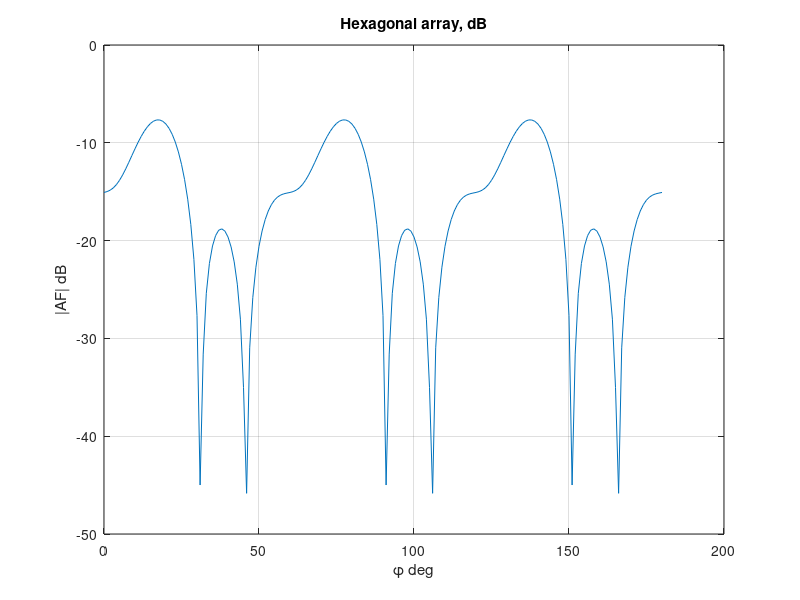

Write MATLAB code to recreate this figure.
% Hexagonal array
% Dense element packing

rings = 2;
pos = [0 0];
for ring = 1:rings
    for s = 0:5
        an = pi/3*s;
        for m = 1:ring
            rr = m/ring;
            pos(end+1,:) = ring*[cos(an) sin(an)] + rr*[cos(an+pi/2) sin(an+pi/2)];
        end
    end
end
ph2 = 0:1:180;
AFh = zeros(1, numel(ph2));
for ip = 1:numel(ph2)
    th0 = ph2(ip)*pi/180;
    s = 0;
    for n = 1:size(pos,1)
        s = s + exp(1i*2*pi*(pos(n,1)*cos(th0) + pos(n,2)*sin(th0)));
    end
    AFh(ip) = abs(s)/size(pos,1);   % normalized (peak 1)
end
patDb = 20*log10(AFh + 1e-12);      % dB pattern, 0 dB at the peak
figure;
plot(ph2, patDb);
title('Hexagonal array, dB'); xlabel('\phi deg'); ylabel('|AF| dB'); grid on;

%{
@play
{
 "title": "Hexagonal array",
 "groups": [
  {
   "name": "Geometry",
   "controls": [
    {
     "var": "rings",
     "label": "Ring count",
     "min": 1,
     "max": 4,
     "step": 1,
     "default": 2
    }
   ]
  }
 ]
}
%}
